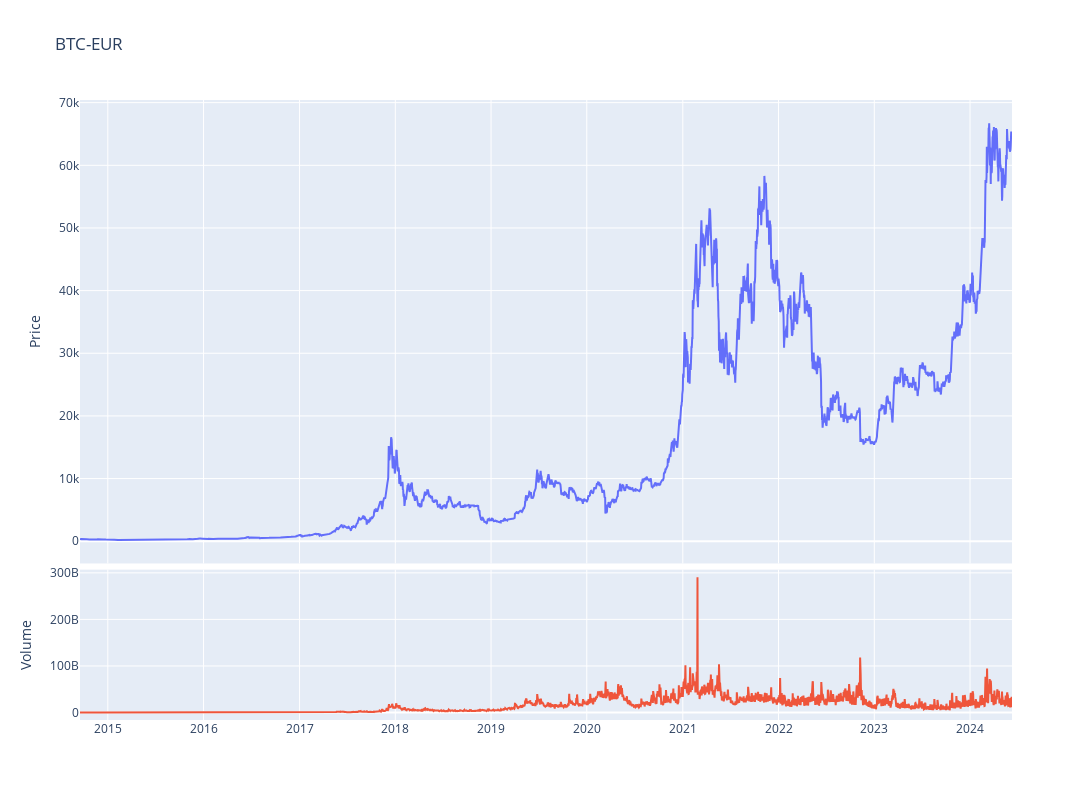

Source (notebook cell):
### Code cell
fig = make_subplots(rows=4, cols=1,shared_xaxes=True,vertical_spacing=0.01,specs=[[{'rowspan':3,'colspan':1}],[None],[None],[{'rowspan':1,'colspan':1}]])

# Graph (1,1)
fig.add_trace(go.Scatter(x=stock_ticker.index,y=stock_ticker['Adj Close'],mode="lines",name=f"{ticker}"),row=1, col=1)
# Update xaxis properties
fig.update_yaxes(title_text="Price", row=1, col=1)

# Graph (4,1)
fig.add_trace(go.Scatter(x=stock_ticker.index,y=stock_ticker['Volume'],mode="lines",name='Volume'),row=4, col=1)
fig.update_yaxes(title_text="Volume", row=4, col=1)

fig.update_layout(height=800, width=1300,showlegend=False,title=f"{ticker}")

fig.show()

### Figure 1 — Plotly figure (JSON) as saved in the notebook; plotly's stock layout.template omitted (floating-point values rounded to 4 significant figures; data arrays with more than 128 entries replaced by an {"elided": "..."} marker saying what was removed)
{"data": [{"mode": "lines", "name": "BTC-EUR", "type": "scatter", "x": {"elided": "3554 str values"}, "xaxis": "x", "y": {"elided": "3554 float values"}, "yaxis": "y"}, {"mode": "lines", "name": "Volume", "type": "scatter", "x": {"elided": "3554 str values"}, "xaxis": "x2", "y": {"elided": "3554 int values"}, "yaxis": "y2"}], "layout": {"height": 800, "showlegend": false, "title": {"text": "BTC-EUR"}, "width": 1300, "xaxis": {"anchor": "y", "domain": [0, 1], "matches": "x2", "showticklabels": false}, "xaxis2": {"anchor": "y2", "domain": [0, 1]}, "yaxis": {"anchor": "x", "domain": [0.2525, 1], "title": {"text": "Price"}}, "yaxis2": {"anchor": "x2", "domain": [0, 0.2425], "title": {"text": "Volume"}}}}
